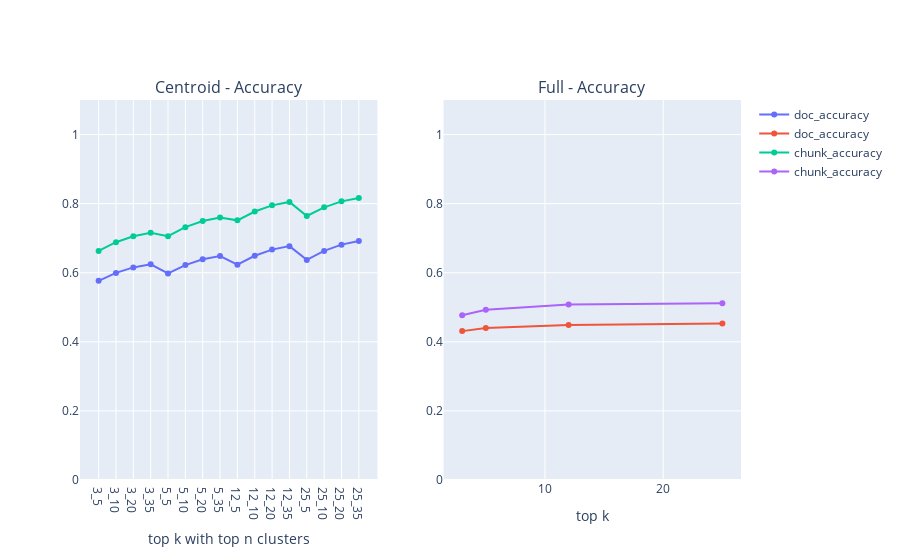
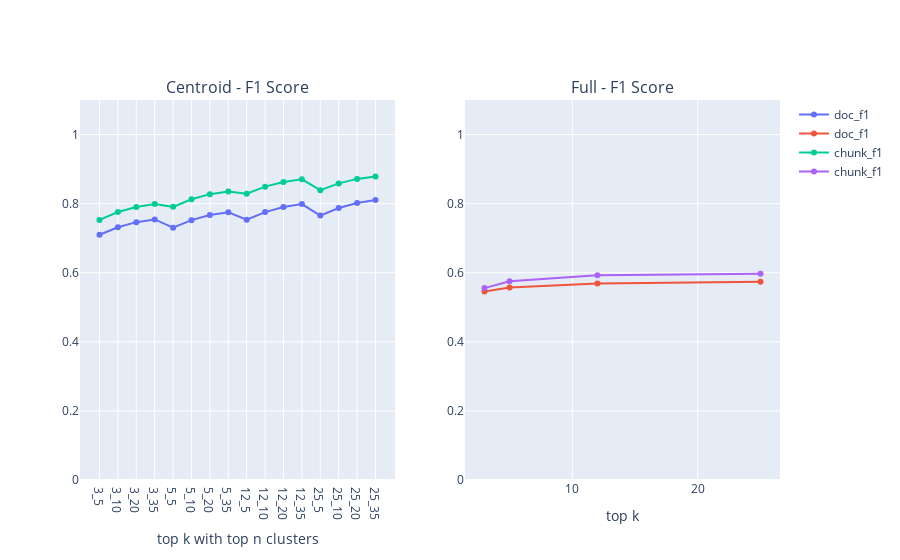
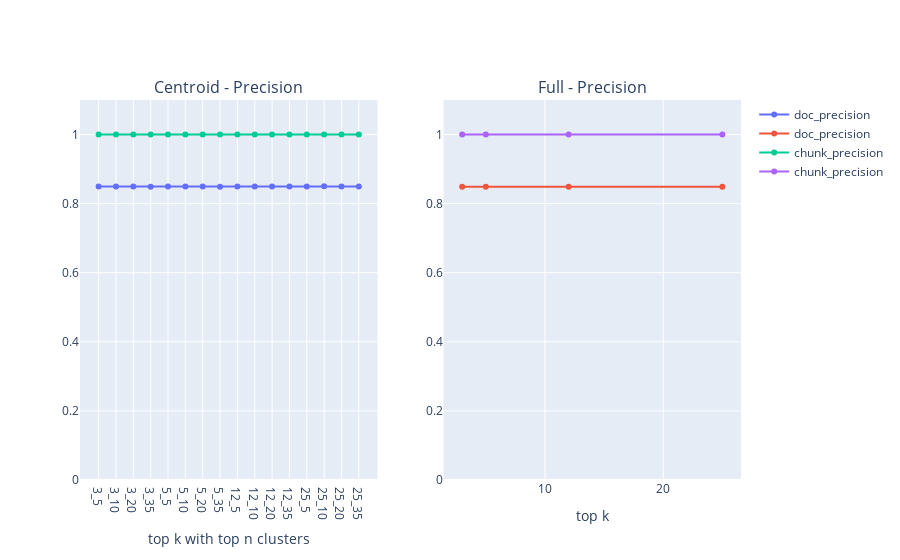
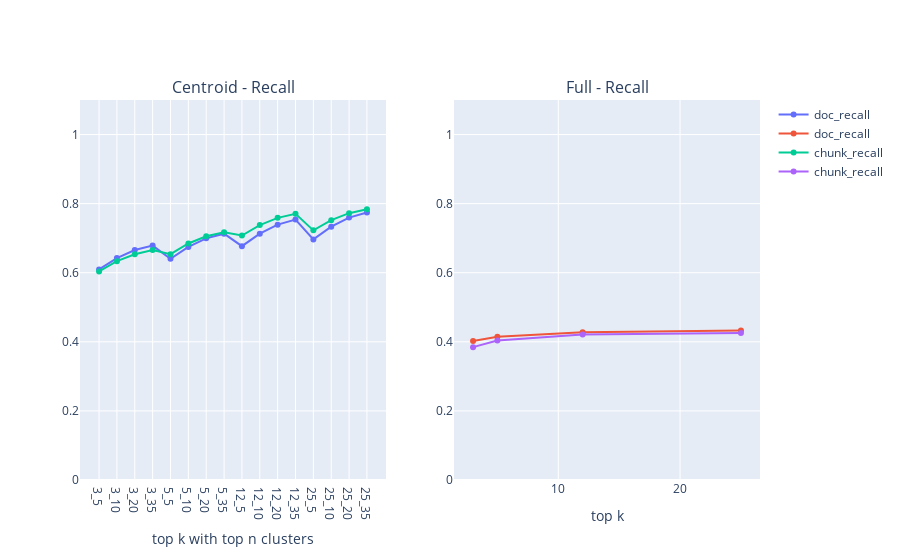

Notebook code for these charts, in order:
### Code cell
groups = {
    "Accuracy": ["doc_accuracy", "chunk_accuracy"],
    "F1 Score": ["doc_f1", "chunk_f1"],
    "Precision": ["doc_precision", "chunk_precision"],
    "Recall": ["doc_recall", "chunk_recall"],
    "Correct chunk accuracy": ["correct_chunk_accuracy"],
}

for title, keys in groups.items():
    fig = make_subplots(rows=1, cols=2, subplot_titles=(f"Centroid - {title}", f"Full - {title}"))

    for key in keys:
        fig.add_trace(go.Scatter(
            x=centroid_df['x_axis'],
            y=centroid_df['centroid_metrics'].apply(lambda m: m.get(key)),
            mode='lines+markers',
            name=key
        ), row=1, col=1)

        fig.add_trace(go.Scatter(
            x=full_df['top_k'],
            y=full_df['full_metrics'].apply(lambda m: m.get(key)),
            mode='lines+markers',
            name=key
        ), row=1, col=2)

    fig.update_yaxes(range=[0, 1.1], row=1, col=1)
    fig.update_yaxes(range=[0, 1.1], row=1, col=2)

    fig.update_xaxes(title_text='top k with top n clusters', row=1, col=1)
    fig.update_xaxes(title_text='top k', row=1, col=2)

    fig.show()

### Figure 1 — Plotly figure (JSON) as saved in the notebook; plotly's stock layout.template omitted (floating-point values rounded to 4 significant figures)
{"data": [{"mode": "lines+markers", "name": "doc_accuracy", "type": "scatter", "x": ["3_5", "3_10", "3_20", "3_35", "5_5", "5_10", "5_20", "5_35", "12_5", "12_10", "12_20", "12_35", "25_5", "25_10", "25_20", "25_35"], "xaxis": "x", "y": [0.5765, 0.5996, 0.6155, 0.6242, 0.5978, 0.6221, 0.6391, 0.6484, 0.6234, 0.649, 0.6669, 0.677, 0.6372, 0.6632, 0.6813, 0.6916], "yaxis": "y"}, {"mode": "lines+markers", "name": "doc_accuracy", "type": "scatter", "x": [3, 5, 12, 25], "xaxis": "x2", "y": [0.431, 0.4397, 0.4487, 0.4527], "yaxis": "y2"}, {"mode": "lines+markers", "name": "chunk_accuracy", "type": "scatter", "x": ["3_5", "3_10", "3_20", "3_35", "5_5", "5_10", "5_20", "5_35", "12_5", "12_10", "12_20", "12_35", "25_5", "25_10", "25_20", "25_35"], "xaxis": "x", "y": [0.6632, 0.6884, 0.7055, 0.7157, 0.7057, 0.7319, 0.7498, 0.7598, 0.7516, 0.7772, 0.795, 0.8049, 0.7642, 0.7894, 0.8066, 0.8162], "yaxis": "y"}, {"mode": "lines+markers", "name": "chunk_accuracy", "type": "scatter", "x": [3, 5, 12, 25], "xaxis": "x2", "y": [0.4769, 0.493, 0.508, 0.5115], "yaxis": "y2"}], "layout": {"annotations": [{"font": {"size": 16}, "showarrow": false, "text": "Centroid - Accuracy", "x": 0.225, "xanchor": "center", "xref": "paper", "y": 1, "yanchor": "bottom", "yref": "paper"}, {"font": {"size": 16}, "showarrow": false, "text": "Full - Accuracy", "x": 0.775, "xanchor": "center", "xref": "paper", "y": 1, "yanchor": "bottom", "yref": "paper"}], "xaxis": {"anchor": "y", "domain": [0, 0.45], "title": {"text": "top k with top n clusters"}}, "xaxis2": {"anchor": "y2", "domain": [0.55, 1], "title": {"text": "top k"}}, "yaxis": {"anchor": "x", "domain": [0, 1], "range": [0, 1.1]}, "yaxis2": {"anchor": "x2", "domain": [0, 1], "range": [0, 1.1]}}}

### Figure 2 — Plotly figure (JSON) as saved in the notebook; plotly's stock layout.template omitted (floating-point values rounded to 4 significant figures)
{"data": [{"mode": "lines+markers", "name": "doc_f1", "type": "scatter", "x": ["3_5", "3_10", "3_20", "3_35", "5_5", "5_10", "5_20", "5_35", "12_5", "12_10", "12_20", "12_35", "25_5", "25_10", "25_20", "25_35"], "xaxis": "x", "y": [0.7099, 0.7317, 0.7464, 0.7543, 0.7302, 0.7522, 0.7672, 0.7751, 0.7534, 0.7755, 0.7905, 0.7987, 0.7654, 0.7873, 0.802, 0.8102], "yaxis": "y"}, {"mode": "lines+markers", "name": "doc_f1", "type": "scatter", "x": [3, 5, 12, 25], "xaxis": "x2", "y": [0.5458, 0.5572, 0.5685, 0.5736], "yaxis": "y2"}, {"mode": "lines+markers", "name": "chunk_f1", "type": "scatter", "x": ["3_5", "3_10", "3_20", "3_35", "5_5", "5_10", "5_20", "5_35", "12_5", "12_10", "12_20", "12_35", "25_5", "25_10", "25_20", "25_35"], "xaxis": "x", "y": [0.753, 0.7756, 0.7905, 0.7992, 0.7907, 0.8128, 0.8274, 0.8355, 0.8289, 0.8492, 0.8629, 0.8704, 0.839, 0.8586, 0.8716, 0.8788], "yaxis": "y"}, {"mode": "lines+markers", "name": "chunk_f1", "type": "scatter", "x": [3, 5, 12, 25], "xaxis": "x2", "y": [0.5555, 0.575, 0.5927, 0.5968], "yaxis": "y2"}], "layout": {"annotations": [{"font": {"size": 16}, "showarrow": false, "text": "Centroid - F1 Score", "x": 0.225, "xanchor": "center", "xref": "paper", "y": 1, "yanchor": "bottom", "yref": "paper"}, {"font": {"size": 16}, "showarrow": false, "text": "Full - F1 Score", "x": 0.775, "xanchor": "center", "xref": "paper", "y": 1, "yanchor": "bottom", "yref": "paper"}], "xaxis": {"anchor": "y", "domain": [0, 0.45], "title": {"text": "top k with top n clusters"}}, "xaxis2": {"anchor": "y2", "domain": [0.55, 1], "title": {"text": "top k"}}, "yaxis": {"anchor": "x", "domain": [0, 1], "range": [0, 1.1]}, "yaxis2": {"anchor": "x2", "domain": [0, 1], "range": [0, 1.1]}}}

### Figure 3 — Plotly figure (JSON) as saved in the notebook; plotly's stock layout.template omitted (floating-point values rounded to 4 significant figures)
{"data": [{"mode": "lines+markers", "name": "doc_precision", "type": "scatter", "x": ["3_5", "3_10", "3_20", "3_35", "5_5", "5_10", "5_20", "5_35", "12_5", "12_10", "12_20", "12_35", "25_5", "25_10", "25_20", "25_35"], "xaxis": "x", "y": [0.8496, 0.8499, 0.8493, 0.8491, 0.8495, 0.8497, 0.8493, 0.8491, 0.8495, 0.8498, 0.8494, 0.8493, 0.8496, 0.85, 0.8496, 0.8494], "yaxis": "y"}, {"mode": "lines+markers", "name": "doc_precision", "type": "scatter", "x": [3, 5, 12, 25], "xaxis": "x2", "y": [0.8489, 0.849, 0.8491, 0.8491], "yaxis": "y2"}, {"mode": "lines+markers", "name": "chunk_precision", "type": "scatter", "x": ["3_5", "3_10", "3_20", "3_35", "5_5", "5_10", "5_20", "5_35", "12_5", "12_10", "12_20", "12_35", "25_5", "25_10", "25_20", "25_35"], "xaxis": "x", "y": [1.0, 1.0, 1.0, 1.0, 1.0, 1.0, 1.0, 1.0, 1.0, 1.0, 1.0, 1.0, 1.0, 1.0, 1.0, 1.0], "yaxis": "y"}, {"mode": "lines+markers", "name": "chunk_precision", "type": "scatter", "x": [3, 5, 12, 25], "xaxis": "x2", "y": [1.0, 1.0, 1.0, 1.0], "yaxis": "y2"}], "layout": {"annotations": [{"font": {"size": 16}, "showarrow": false, "text": "Centroid - Precision", "x": 0.225, "xanchor": "center", "xref": "paper", "y": 1, "yanchor": "bottom", "yref": "paper"}, {"font": {"size": 16}, "showarrow": false, "text": "Full - Precision", "x": 0.775, "xanchor": "center", "xref": "paper", "y": 1, "yanchor": "bottom", "yref": "paper"}], "xaxis": {"anchor": "y", "domain": [0, 0.45], "title": {"text": "top k with top n clusters"}}, "xaxis2": {"anchor": "y2", "domain": [0.55, 1], "title": {"text": "top k"}}, "yaxis": {"anchor": "x", "domain": [0, 1], "range": [0, 1.1]}, "yaxis2": {"anchor": "x2", "domain": [0, 1], "range": [0, 1.1]}}}

### Figure 4 — Plotly figure (JSON) as saved in the notebook; plotly's stock layout.template omitted (floating-point values rounded to 4 significant figures)
{"data": [{"mode": "lines+markers", "name": "doc_recall", "type": "scatter", "x": ["3_5", "3_10", "3_20", "3_35", "5_5", "5_10", "5_20", "5_35", "12_5", "12_10", "12_20", "12_35", "25_5", "25_10", "25_20", "25_35"], "xaxis": "x", "y": [0.6096, 0.6424, 0.6658, 0.6785, 0.6403, 0.6748, 0.6995, 0.713, 0.6769, 0.7132, 0.7392, 0.7537, 0.6964, 0.7332, 0.7595, 0.7744], "yaxis": "y"}, {"mode": "lines+markers", "name": "doc_recall", "type": "scatter", "x": [3, 5, 12, 25], "xaxis": "x2", "y": [0.4021, 0.4146, 0.4273, 0.4331], "yaxis": "y2"}, {"mode": "lines+markers", "name": "chunk_recall", "type": "scatter", "x": ["3_5", "3_10", "3_20", "3_35", "5_5", "5_10", "5_20", "5_35", "12_5", "12_10", "12_20", "12_35", "25_5", "25_10", "25_20", "25_35"], "xaxis": "x", "y": [0.6038, 0.6334, 0.6536, 0.6655, 0.6538, 0.6846, 0.7056, 0.7174, 0.7078, 0.7379, 0.7589, 0.7705, 0.7226, 0.7522, 0.7725, 0.7838], "yaxis": "y"}, {"mode": "lines+markers", "name": "chunk_recall", "type": "scatter", "x": [3, 5, 12, 25], "xaxis": "x2", "y": [0.3846, 0.4035, 0.4212, 0.4253], "yaxis": "y2"}], "layout": {"annotations": [{"font": {"size": 16}, "showarrow": false, "text": "Centroid - Recall", "x": 0.225, "xanchor": "center", "xref": "paper", "y": 1, "yanchor": "bottom", "yref": "paper"}, {"font": {"size": 16}, "showarrow": false, "text": "Full - Recall", "x": 0.775, "xanchor": "center", "xref": "paper", "y": 1, "yanchor": "bottom", "yref": "paper"}], "xaxis": {"anchor": "y", "domain": [0, 0.45], "title": {"text": "top k with top n clusters"}}, "xaxis2": {"anchor": "y2", "domain": [0.55, 1], "title": {"text": "top k"}}, "yaxis": {"anchor": "x", "domain": [0, 1], "range": [0, 1.1]}, "yaxis2": {"anchor": "x2", "domain": [0, 1], "range": [0, 1.1]}}}
